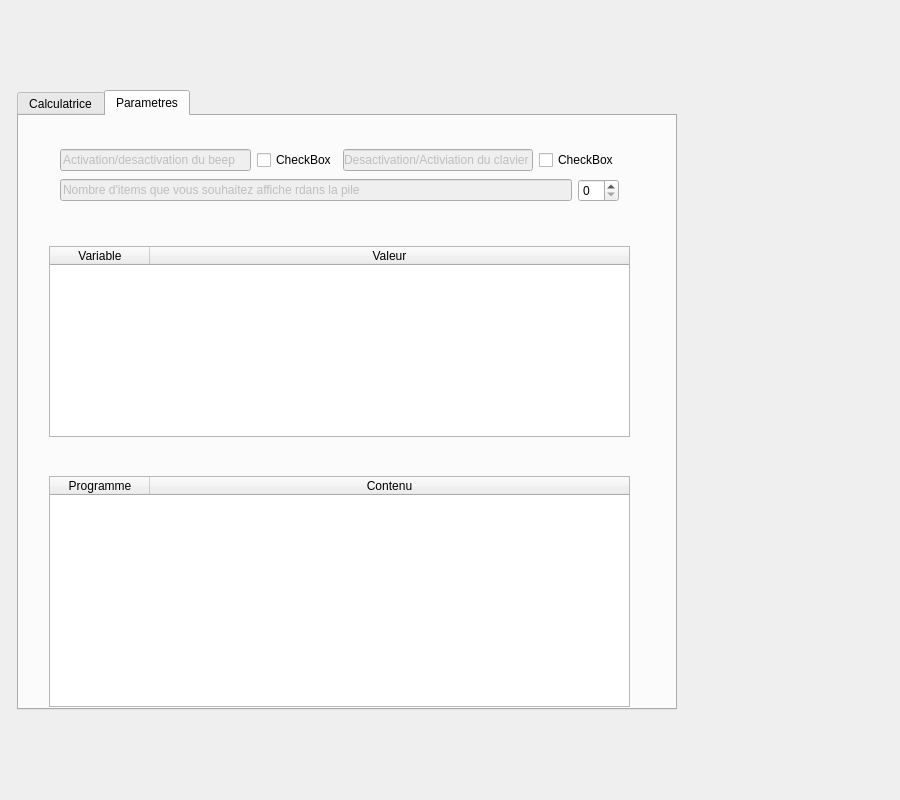
<?xml version="1.0" encoding="UTF-8"?>
<ui version="4.0">
 <class>MainWindow</class>
 <widget class="QMainWindow" name="MainWindow">
  <property name="geometry">
   <rect>
    <x>0</x>
    <y>0</y>
    <width>900</width>
    <height>800</height>
   </rect>
  </property>
  <property name="minimumSize">
   <size>
    <width>900</width>
    <height>800</height>
   </size>
  </property>
  <property name="cursor">
   <cursorShape>PointingHandCursor</cursorShape>
  </property>
  <property name="windowTitle">
   <string>MainWindow</string>
  </property>
  <property name="styleSheet">
   <string notr="true"/>
  </property>
  <widget class="QWidget" name="centralWidget">
   <layout class="QFormLayout" name="formLayout_2">
    <item row="0" column="1">
     <widget class="QTabWidget" name="tabWidget">
      <property name="enabled">
       <bool>true</bool>
      </property>
      <property name="minimumSize">
       <size>
        <width>660</width>
        <height>620</height>
       </size>
      </property>
      <property name="maximumSize">
       <size>
        <width>660</width>
        <height>620</height>
       </size>
      </property>
      <property name="currentIndex">
       <number>1</number>
      </property>
      <widget class="QWidget" name="Calculatrice">
       <property name="minimumSize">
        <size>
         <width>660</width>
         <height>650</height>
        </size>
       </property>
       <property name="maximumSize">
        <size>
         <width>660</width>
         <height>650</height>
        </size>
       </property>
       <property name="autoFillBackground">
        <bool>false</bool>
       </property>
       <attribute name="title">
        <string>Calculatrice</string>
       </attribute>
       <widget class="QWidget" name="Widget" native="true">
        <property name="geometry">
         <rect>
          <x>0</x>
          <y>0</y>
          <width>655</width>
          <height>620</height>
         </rect>
        </property>
        <property name="minimumSize">
         <size>
          <width>655</width>
          <height>620</height>
         </size>
        </property>
        <property name="maximumSize">
         <size>
          <width>650</width>
          <height>620</height>
         </size>
        </property>
        <widget class="QWidget" name="layoutWidget">
         <property name="geometry">
          <rect>
           <x>0</x>
           <y>0</y>
           <width>654</width>
           <height>606</height>
          </rect>
         </property>
         <layout class="QGridLayout" name="gridLayout_2">
          <item row="2" column="0">
           <widget class="QWidget" name="widget" native="true">
            <property name="minimumSize">
             <size>
              <width>0</width>
              <height>330</height>
             </size>
            </property>
            <property name="maximumSize">
             <size>
              <width>16777215</width>
              <height>330</height>
             </size>
            </property>
            <widget class="QWidget" name="layoutWidget">
             <property name="geometry">
              <rect>
               <x>10</x>
               <y>10</y>
               <width>652</width>
               <height>267</height>
              </rect>
             </property>
             <layout class="QVBoxLayout" name="Ecran">
              <item>
               <layout class="QHBoxLayout" name="horizontalLayout_11">
                <item>
                 <widget class="QLineEdit" name="lineEdit_2">
                  <property name="minimumSize">
                   <size>
                    <width>520</width>
                    <height>0</height>
                   </size>
                  </property>
                  <property name="maximumSize">
                   <size>
                    <width>520</width>
                    <height>90</height>
                   </size>
                  </property>
                  <property name="text">
                   <string>Bienvenue sur UTComputer !</string>
                  </property>
                 </widget>
                </item>
                <item>
                 <widget class="QPushButton" name="Sauvegarde">
                  <property name="minimumSize">
                   <size>
                    <width>80</width>
                    <height>0</height>
                   </size>
                  </property>
                  <property name="maximumSize">
                   <size>
                    <width>80</width>
                    <height>16777215</height>
                   </size>
                  </property>
                  <property name="text">
                   <string>Sauvegarde</string>
                  </property>
                 </widget>
                </item>
               </layout>
              </item>
              <item>
               <widget class="QTableWidget" name="tableWidget">
                <property name="enabled">
                 <bool>true</bool>
                </property>
                <property name="maximumSize">
                 <size>
                  <width>630</width>
                  <height>16777215</height>
                 </size>
                </property>
                <attribute name="horizontalHeaderStretchLastSection">
                 <bool>true</bool>
                </attribute>
                <column>
                 <property name="text">
                  <string>Pile</string>
                 </property>
                </column>
               </widget>
              </item>
             </layout>
            </widget>
            <widget class="QWidget" name="layoutWidget">
             <property name="geometry">
              <rect>
               <x>10</x>
               <y>290</y>
               <width>631</width>
               <height>32</height>
              </rect>
             </property>
             <layout class="QHBoxLayout" name="Ligne">
              <property name="sizeConstraint">
               <enum>QLayout::SetDefaultConstraint</enum>
              </property>
              <item>
               <widget class="QLineEdit" name="lineEdit">
                <property name="minimumSize">
                 <size>
                  <width>450</width>
                  <height>0</height>
                 </size>
                </property>
                <property name="maximumSize">
                 <size>
                  <width>450</width>
                  <height>60</height>
                 </size>
                </property>
               </widget>
              </item>
              <item>
               <widget class="QPushButton" name="buttonEnter">
                <property name="minimumSize">
                 <size>
                  <width>80</width>
                  <height>30</height>
                 </size>
                </property>
                <property name="maximumSize">
                 <size>
                  <width>80</width>
                  <height>30</height>
                 </size>
                </property>
                <property name="text">
                 <string>Enter</string>
                </property>
               </widget>
              </item>
              <item>
               <widget class="QPushButton" name="buttonSuppr">
                <property name="minimumSize">
                 <size>
                  <width>80</width>
                  <height>30</height>
                 </size>
                </property>
                <property name="maximumSize">
                 <size>
                  <width>80</width>
                  <height>30</height>
                 </size>
                </property>
                <property name="text">
                 <string>Suppr</string>
                </property>
               </widget>
              </item>
             </layout>
            </widget>
           </widget>
          </item>
          <item row="3" column="0" rowspan="2">
           <widget class="QWidget" name="Clavier_2" native="true">
            <layout class="QHBoxLayout" name="Clavier">
             <item>
              <layout class="QVBoxLayout" name="verticalLayout_2">
               <item>
                <layout class="QHBoxLayout" name="horizontalLayout_4">
                 <item>
                  <widget class="QPushButton" name="button7">
                   <property name="styleSheet">
                    <string notr="true"/>
                   </property>
                   <property name="text">
                    <string>7</string>
                   </property>
                  </widget>
                 </item>
                 <item>
                  <widget class="QPushButton" name="button8">
                   <property name="text">
                    <string>8</string>
                   </property>
                  </widget>
                 </item>
                 <item>
                  <widget class="QPushButton" name="button9">
                   <property name="text">
                    <string>9</string>
                   </property>
                  </widget>
                 </item>
                </layout>
               </item>
               <item>
                <layout class="QHBoxLayout" name="horizontalLayout_2">
                 <item>
                  <widget class="QPushButton" name="button4">
                   <property name="text">
                    <string>4</string>
                   </property>
                  </widget>
                 </item>
                 <item>
                  <widget class="QPushButton" name="button5">
                   <property name="text">
                    <string>5</string>
                   </property>
                  </widget>
                 </item>
                 <item>
                  <widget class="QPushButton" name="button6">
                   <property name="styleSheet">
                    <string notr="true"/>
                   </property>
                   <property name="text">
                    <string>6</string>
                   </property>
                  </widget>
                 </item>
                </layout>
               </item>
               <item>
                <layout class="QHBoxLayout" name="horizontalLayout_3">
                 <item>
                  <widget class="QPushButton" name="button1">
                   <property name="text">
                    <string>1</string>
                   </property>
                  </widget>
                 </item>
                 <item>
                  <widget class="QPushButton" name="button2">
                   <property name="text">
                    <string>2</string>
                   </property>
                  </widget>
                 </item>
                 <item>
                  <widget class="QPushButton" name="button3">
                   <property name="text">
                    <string>3</string>
                   </property>
                  </widget>
                 </item>
                </layout>
               </item>
               <item>
                <layout class="QHBoxLayout" name="horizontalLayout_6">
                 <item>
                  <widget class="QPushButton" name="button0">
                   <property name="text">
                    <string>0</string>
                   </property>
                  </widget>
                 </item>
                 <item>
                  <widget class="QPushButton" name="buttonPoint">
                   <property name="text">
                    <string>.</string>
                   </property>
                  </widget>
                 </item>
                </layout>
               </item>
               <item>
                <layout class="QHBoxLayout" name="horizontalLayout_15">
                 <item>
                  <widget class="QPushButton" name="buttonSpace">
                   <property name="text">
                    <string>Space</string>
                   </property>
                  </widget>
                 </item>
                 <item>
                  <widget class="QPushButton" name="Undo">
                   <property name="text">
                    <string>Undo</string>
                   </property>
                  </widget>
                 </item>
                 <item>
                  <widget class="QPushButton" name="Redo">
                   <property name="text">
                    <string>Redo</string>
                   </property>
                  </widget>
                 </item>
                </layout>
               </item>
              </layout>
             </item>
             <item>
              <layout class="QVBoxLayout" name="verticalLayout_3">
               <item>
                <layout class="QHBoxLayout" name="horizontalLayout_10">
                 <item>
                  <widget class="QPushButton" name="buttonAddition">
                   <property name="text">
                    <string>+</string>
                   </property>
                  </widget>
                 </item>
                 <item>
                  <widget class="QComboBox" name="Pile">
                   <item>
                    <property name="text">
                     <string>DUP</string>
                    </property>
                   </item>
                   <item>
                    <property name="text">
                     <string>DROP</string>
                    </property>
                   </item>
                   <item>
                    <property name="text">
                     <string>SWAP</string>
                    </property>
                   </item>
                   <item>
                    <property name="text">
                     <string>LASTOP</string>
                    </property>
                   </item>
                   <item>
                    <property name="text">
                     <string>LASTARGS</string>
                    </property>
                   </item>
                   <item>
                    <property name="text">
                     <string>CLEAR</string>
                    </property>
                   </item>
                  </widget>
                 </item>
                 <item>
                  <widget class="QComboBox" name="Boucle">
                   <item>
                    <property name="text">
                     <string>IFT</string>
                    </property>
                   </item>
                   <item>
                    <property name="text">
                     <string>IFTE</string>
                    </property>
                   </item>
                   <item>
                    <property name="text">
                     <string>WHILE</string>
                    </property>
                   </item>
                  </widget>
                 </item>
                </layout>
               </item>
               <item>
                <layout class="QHBoxLayout" name="horizontalLayout_7">
                 <item>
                  <widget class="QPushButton" name="buttonSoustraction">
                   <property name="text">
                    <string>-</string>
                   </property>
                  </widget>
                 </item>
                 <item>
                  <widget class="QComboBox" name="Trigo">
                   <item>
                    <property name="text">
                     <string>SIN</string>
                    </property>
                   </item>
                   <item>
                    <property name="text">
                     <string>COS</string>
                    </property>
                   </item>
                   <item>
                    <property name="text">
                     <string>TAN</string>
                    </property>
                   </item>
                   <item>
                    <property name="text">
                     <string>ARCSIN</string>
                    </property>
                   </item>
                   <item>
                    <property name="text">
                     <string>ARCCOS</string>
                    </property>
                   </item>
                   <item>
                    <property name="text">
                     <string>ARCTAN</string>
                    </property>
                   </item>
                  </widget>
                 </item>
                 <item>
                  <widget class="QComboBox" name="Autre">
                   <item>
                    <property name="text">
                     <string>POW</string>
                    </property>
                   </item>
                   <item>
                    <property name="text">
                     <string>DIV</string>
                    </property>
                   </item>
                   <item>
                    <property name="text">
                     <string>MOD</string>
                    </property>
                   </item>
                   <item>
                    <property name="text">
                     <string>SQRT</string>
                    </property>
                   </item>
                   <item>
                    <property name="text">
                     <string>LN</string>
                    </property>
                   </item>
                   <item>
                    <property name="text">
                     <string>EXP</string>
                    </property>
                   </item>
                   <item>
                    <property name="text">
                     <string>LN</string>
                    </property>
                   </item>
                   <item>
                    <property name="text">
                     <string>NUM</string>
                    </property>
                   </item>
                   <item>
                    <property name="text">
                     <string>DEN</string>
                    </property>
                   </item>
                  </widget>
                 </item>
                </layout>
               </item>
               <item>
                <layout class="QHBoxLayout" name="horizontalLayout_8">
                 <item>
                  <widget class="QPushButton" name="buttonMultiplication">
                   <property name="text">
                    <string>*</string>
                   </property>
                  </widget>
                 </item>
                 <item>
                  <widget class="QComboBox" name="Complexe">
                   <item>
                    <property name="text">
                     <string>$</string>
                    </property>
                   </item>
                   <item>
                    <property name="text">
                     <string>RE</string>
                    </property>
                   </item>
                   <item>
                    <property name="text">
                     <string>IM</string>
                    </property>
                   </item>
                   <item>
                    <property name="text">
                     <string>NORM</string>
                    </property>
                   </item>
                   <item>
                    <property name="text">
                     <string>ARG</string>
                    </property>
                   </item>
                  </widget>
                 </item>
                 <item>
                  <widget class="QComboBox" name="Logique">
                   <item>
                    <property name="text">
                     <string>=</string>
                    </property>
                   </item>
                   <item>
                    <property name="text">
                     <string>!=</string>
                    </property>
                   </item>
                   <item>
                    <property name="text">
                     <string>&lt;</string>
                    </property>
                   </item>
                   <item>
                    <property name="text">
                     <string>&gt;</string>
                    </property>
                   </item>
                   <item>
                    <property name="text">
                     <string>=&lt;</string>
                    </property>
                   </item>
                   <item>
                    <property name="text">
                     <string>&gt;=</string>
                    </property>
                   </item>
                   <item>
                    <property name="text">
                     <string>AND</string>
                    </property>
                   </item>
                   <item>
                    <property name="text">
                     <string>OR</string>
                    </property>
                   </item>
                   <item>
                    <property name="text">
                     <string>NOT</string>
                    </property>
                   </item>
                  </widget>
                 </item>
                </layout>
               </item>
               <item>
                <layout class="QHBoxLayout" name="horizontalLayout_9">
                 <item>
                  <widget class="QPushButton" name="buttonDivision">
                   <property name="text">
                    <string>/</string>
                   </property>
                  </widget>
                 </item>
                 <item>
                  <widget class="QPushButton" name="beginProgramme">
                   <property name="text">
                    <string>[</string>
                   </property>
                  </widget>
                 </item>
                 <item>
                  <widget class="QPushButton" name="endProgramme">
                   <property name="text">
                    <string>]</string>
                   </property>
                  </widget>
                 </item>
                </layout>
               </item>
               <item>
                <layout class="QHBoxLayout" name="horizontalLayout">
                 <item>
                  <widget class="QPushButton" name="buttonNEG">
                   <property name="text">
                    <string>NEG</string>
                   </property>
                  </widget>
                 </item>
                 <item>
                  <widget class="QPushButton" name="createExpression">
                   <property name="text">
                    <string>'</string>
                   </property>
                  </widget>
                 </item>
                 <item>
                  <widget class="QComboBox" name="Expression_Programme_Variable">
                   <property name="maximumSize">
                    <size>
                     <width>125</width>
                     <height>16777215</height>
                    </size>
                   </property>
                   <item>
                    <property name="text">
                     <string>EVAL</string>
                    </property>
                   </item>
                   <item>
                    <property name="text">
                     <string>STO</string>
                    </property>
                   </item>
                   <item>
                    <property name="text">
                     <string>EDIT</string>
                    </property>
                   </item>
                   <item>
                    <property name="text">
                     <string>FORGET</string>
                    </property>
                   </item>
                  </widget>
                 </item>
                </layout>
               </item>
              </layout>
             </item>
            </layout>
           </widget>
          </item>
         </layout>
        </widget>
       </widget>
      </widget>
      <widget class="QWidget" name="Parametres">
       <property name="minimumSize">
        <size>
         <width>660</width>
         <height>650</height>
        </size>
       </property>
       <property name="maximumSize">
        <size>
         <width>660</width>
         <height>650</height>
        </size>
       </property>
       <attribute name="title">
        <string>Parametres</string>
       </attribute>
       <widget class="QWidget" name="verticalLayoutWidget">
        <property name="geometry">
         <rect>
          <x>30</x>
          <y>20</y>
          <width>581</width>
          <height>80</height>
         </rect>
        </property>
        <layout class="QVBoxLayout" name="verticalLayout_5">
         <item>
          <layout class="QHBoxLayout" name="horizontalLayout_5">
           <item>
            <widget class="QLineEdit" name="lineEdit_3">
             <property name="enabled">
              <bool>false</bool>
             </property>
             <property name="text">
              <string>Activation/desactivation du beep</string>
             </property>
             <property name="readOnly">
              <bool>true</bool>
             </property>
            </widget>
           </item>
           <item>
            <widget class="QCheckBox" name="beep">
             <property name="text">
              <string>CheckBox</string>
             </property>
            </widget>
           </item>
           <item>
            <widget class="QLineEdit" name="lineEdit_4">
             <property name="enabled">
              <bool>false</bool>
             </property>
             <property name="text">
              <string>Desactivation/Activiation du clavier</string>
             </property>
             <property name="readOnly">
              <bool>true</bool>
             </property>
            </widget>
           </item>
           <item>
            <widget class="QCheckBox" name="clavier">
             <property name="text">
              <string>CheckBox</string>
             </property>
            </widget>
           </item>
          </layout>
         </item>
         <item>
          <layout class="QHBoxLayout" name="horizontalLayout_12">
           <item>
            <widget class="QLineEdit" name="lineEdit_5">
             <property name="enabled">
              <bool>false</bool>
             </property>
             <property name="text">
              <string>Nombre d'items que vous souhaitez affiche rdans la pile</string>
             </property>
            </widget>
           </item>
           <item>
            <widget class="QSpinBox" name="spinBox"/>
           </item>
          </layout>
         </item>
        </layout>
       </widget>
       <widget class="QTableWidget" name="vueProgramme">
        <property name="enabled">
         <bool>true</bool>
        </property>
        <property name="geometry">
         <rect>
          <x>30</x>
          <y>360</y>
          <width>581</width>
          <height>231</height>
         </rect>
        </property>
        <attribute name="horizontalHeaderStretchLastSection">
         <bool>true</bool>
        </attribute>
        <attribute name="verticalHeaderStretchLastSection">
         <bool>false</bool>
        </attribute>
        <column>
         <property name="text">
          <string>Programme</string>
         </property>
        </column>
        <column>
         <property name="text">
          <string>Contenu</string>
         </property>
        </column>
       </widget>
       <widget class="QTableWidget" name="vueVariable">
        <property name="enabled">
         <bool>true</bool>
        </property>
        <property name="geometry">
         <rect>
          <x>30</x>
          <y>130</y>
          <width>581</width>
          <height>191</height>
         </rect>
        </property>
        <attribute name="horizontalHeaderStretchLastSection">
         <bool>true</bool>
        </attribute>
        <attribute name="verticalHeaderStretchLastSection">
         <bool>false</bool>
        </attribute>
        <column>
         <property name="text">
          <string>Variable</string>
         </property>
        </column>
        <column>
         <property name="text">
          <string>Valeur</string>
         </property>
        </column>
       </widget>
      </widget>
     </widget>
    </item>
   </layout>
  </widget>
  <action name="parametres">
   <property name="text">
    <string>parametres</string>
   </property>
  </action>
  <action name="actionVariables">
   <property name="text">
    <string>variables</string>
   </property>
  </action>
  <action name="actionProgrammes">
   <property name="text">
    <string>programmes</string>
   </property>
  </action>
 </widget>
 <layoutdefault spacing="6" margin="11"/>
 <resources/>
 <connections/>
</ui>
